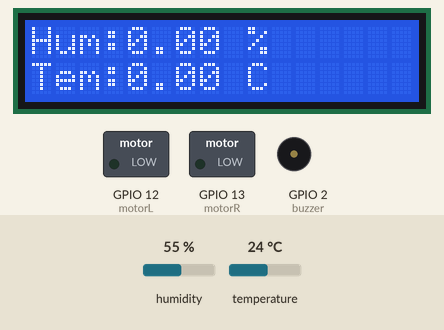
Simulated run of this sketch. Board: ESP32. Parts: 16×2 character LCD, switched loads named in the sketch (green lamp = pin HIGH), buzzer (waves = sounding). The test bench sets the inputs (shaded band); at power-on: temperature 24 °C, humidity 55 %. WiFi joins after 1.5 s; servers stay silent unless stated; what the sketch prints to the serial monitor is not drawn.

Above: at 2.8 s.
2.9 s: temperature set to 20.6 °C
At 6.6 s:
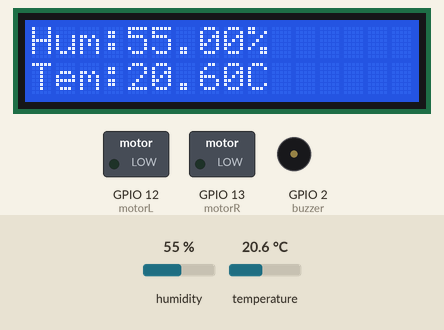
7.3 s: temperature set to 19.6 °C
At 8.2 s:
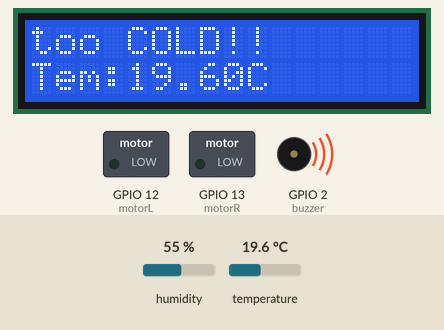
At 12.99 s:
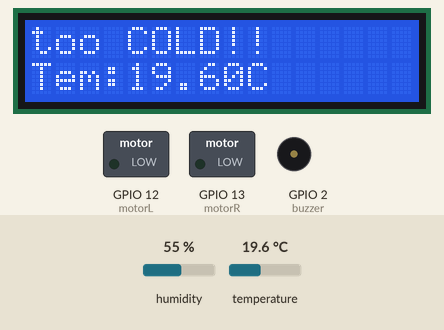
Timing chart, 0 to 13.1 s (numbered marks = the images above; inputs shaded):
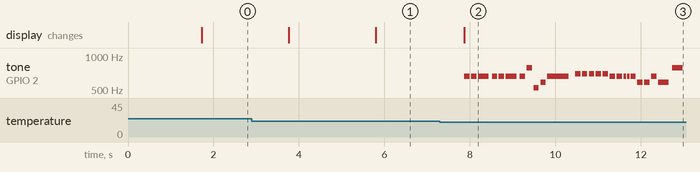

The sketch:

BookboxClimateCentry_completed.ino
```cpp
#include <Wire.h>
#include <LiquidCrystal_I2C.h>
#include "DHT.h"
#include <TridentTD_LineNotify.h>
#include "pitches.h"
#include <string.h>

//define for Line
#define SSID        "BinkEmb"//"KIT2002"  // ชื่อไวไฟ
#define PASSWORD    "3354776415"//"TP4KBTS7"  // รหัสไวไฟ
#define LINE_TOKEN  "33VLT5MnHmkqi8QfbnRHicNptxx2On0ETICOrAmkomN"  // token line

//initial DHT22 sensor
#define DHTPIN 14 //(D5)
#define DHTTYPE DHT22
float humidity,oldhum;
float temperature,oldtem;

DHT dht(DHTPIN,DHTTYPE);

//line notify
bool noti = false;
bool noti2 = false;

//initial LED monitor
LiquidCrystal_I2C lcd(0x27,16,2);

//initial fan module
int motorL = 12; //(D6)
int motorR = 13; //(D7)

//initial sound module
int buzzer = 2; //(D4)

//Hocwart
int melody[] = {
	REST, NOTE_D4,
  NOTE_G4, NOTE_AS4, NOTE_A4,
  NOTE_G4, NOTE_D5,
  NOTE_C5,
  NOTE_A4,
  NOTE_G4, NOTE_AS4, NOTE_A4,
  NOTE_F4, NOTE_GS4,
  NOTE_D4,
  NOTE_D4,

  NOTE_G4, NOTE_AS4, NOTE_A4,
  NOTE_G4, NOTE_D5,
  NOTE_F5, NOTE_E5,
  NOTE_DS5, NOTE_B4,
  NOTE_DS5, NOTE_D5, NOTE_CS5,
  NOTE_CS4, NOTE_B4,
  NOTE_G4,
  NOTE_AS4

};
int durations[] = {
	2, 4,
  4, 8, 4,
  2, 4,
  2,
  2,
  4, 8, 4,
  2, 4,
  1,
  4,

  4, 8, 4,
  2, 4,
  2, 4,
  2, 4,
  4, 8, 4,
  2, 4,
  1,
  4

};

//Christmas
int melody2[] = {
  NOTE_E5, NOTE_E5, NOTE_E5,
  NOTE_E5, NOTE_E5, NOTE_E5,
  NOTE_E5, NOTE_G5, NOTE_C5, NOTE_D5,
  NOTE_E5,
  NOTE_F5, NOTE_F5, NOTE_F5, NOTE_F5,
  NOTE_F5, NOTE_E5, NOTE_E5, NOTE_E5, NOTE_E5,
  NOTE_E5, NOTE_D5, NOTE_D5, NOTE_E5,
  NOTE_D5, NOTE_G5
};

int durations2[] = {
  8, 8, 4,
  8, 8, 4,
  8, 8, 8, 8,
  2,
  8, 8, 8, 8,
  8, 8, 8, 16, 16,
  8, 8, 8, 8,
  4, 4
};

//declare function
void checkTemp();
void checkHum();
void send_stick(bool notify,String mes,int hoc);
void make_noise(bool work,int melodies[],int dura[]);
void fan_console(bool work);
void lcd_display();

void setup() {
  // put your setup code here, to run once:
  Serial.begin(115200);
  Serial.println("Hello");

  //LCD monitor
  lcd.begin();
  lcd.setCursor(0,0);
  lcd.print("Hello LCD");
  lcd.setCursor(2,1);
  lcd.print("- connected");
  lcd.clear();

  //dht.setup(dhtport);
  dht.begin();

  //connect sound module
  pinMode(buzzer, OUTPUT);

  //connect fan module
  pinMode(motorL, OUTPUT);
  pinMode(motorR, OUTPUT);

  //connect to WiFi
  WiFi.begin(SSID, PASSWORD);
  Serial.printf("WiFi connecting to %s\n",  SSID);
  while (WiFi.status() != WL_CONNECTED)
  {
    Serial.print(".");
    delay(400);
  }
  Serial.printf("\nWiFi connected\nIP : ");
  Serial.println(WiFi.localIP());

  //connect LINE
  Serial.println(LINE.getVersion());
  LINE.setToken(LINE_TOKEN);
  noti = false;
  noti2 = false;

}

void loop() {

  float farenheit = dht.readTemperature(true);
  Serial.print("\tHumidity : ");
  Serial.print(humidity,1);
  Serial.print("\t\tTemp C : ");
  Serial.print(temperature,1);
  Serial.println(farenheit, 1);
  Serial.print("\t\tnoti = ");
  Serial.print(noti);
  Serial.print("\t\tnoti2 = ");
  Serial.println(noti2);

  lcd.setCursor(0, 0);
  lcd.print("Hum:     ");
  lcd.setCursor(4, 0);
  lcd.print(humidity);
  lcd.setCursor(9, 0);
  lcd.print("%");
  lcd.setCursor(0, 1);
  lcd.print("Tem:     ");
  lcd.setCursor(4, 1);
  lcd.print(temperature);
  lcd.setCursor(9, 1);
  lcd.print("C");
  oldtem = temperature;
  oldhum = humidity;
  checkTemp();
  checkHum();

  Serial.print("------------ after check -------------\n");
  Serial.print("\t\tnoti = ");
  Serial.print(noti);
  Serial.print("\t\tnoti2 = ");
  Serial.println(noti2);

  delay(2000);
}

void checkTemp()
{
  temperature = dht.readTemperature();

  //immediately temperature change
  if(abs(oldtem-temperature) > 10.0)
  {
    noti = false;
  }

  if(temperature > 26)
  {
    String message = "อากาศร้อน หนังสือกำลังจะละลาย";
    if(!noti)
    {
      Serial.println("Line sending ... (hot)");
      if(LINE.notify(message) == 0)
      {
        Serial.println("Line error");
      }
      //send_stick(noti,"อากาศร้อน หนังสือกำลังจะละลาย",1);
      noti = true;
    }

    Serial.println("Temperature too HIGH");

    lcd.clear();
    lcd.setCursor(0, 0);
    lcd.print("too HOT!!");
    lcd.setCursor(0, 1);
    lcd.print("Tem:     ");
    lcd.setCursor(4, 1);
    lcd.print(temperature);
    lcd.setCursor(9, 1);
    lcd.print("C");

    //use fan
    fan_console(true);

    //sound activate
    make_noise(true,melody,durations);
    delay(1500);
  }
  else if(temperature < 20)
  {
    String message = "หนาวเกิน หนังสือจะแข็งแหลว";
    if(!noti)
    {
      Serial.println("Line sending ... (cold)");
      if(LINE.notify(message) == 0)
      {
        Serial.println("Line error");
      }
      //send_stick(noti,"หนาวเกิน หนังสือจะแข็งแหลว",2);
      noti = true;
    }

    Serial.println("Temperature too LOW");

    lcd.clear();
    lcd.setCursor(0, 0);
    lcd.print("too COLD!!");

    lcd.setCursor(0, 1);
    lcd.print("Tem:     ");
    lcd.setCursor(4, 1);
    lcd.print(temperature);
    lcd.setCursor(9, 1);
    lcd.print("C");

    //not use fan
    fan_console(false);

    //sound activate
    make_noise(true,melody2,durations2);
    delay(1500);
  }
  else
  {
    noti = false;
    fan_console(false);
    make_noise(false,NULL,NULL);
  }

}

void checkHum()
{
  humidity = dht.readHumidity();

  //immediately humid change
  if(abs(oldhum-humidity) > 20.0)
  {
    noti2 = false;
  }

  if(humidity > 60)
  {
    String message = "ชุ่มฉ่ำเกิน จะจมน้ำแล้ว";
    if(!noti2)
    {
      Serial.println("Line sending ... (Wet)");
      if(LINE.notify(message) == 0)
      {
        Serial.println("Line error");
      }
      //send_stick(noti2,"ชุ่มฉ่ำเกิน จะจมน้ำแล้ว",4);
      noti2 = true;
    }

    Serial.println("humidity too HIGH");

    lcd.clear();
    lcd.setCursor(0, 0);
    lcd.print("too WET!!");

    lcd.setCursor(0, 1);
    lcd.print("Hum:     ");
    lcd.setCursor(4, 1);
    lcd.print(humidity);
    lcd.setCursor(9, 1);
    lcd.print("%");

    delay(2000);
  }
  else if(humidity < 40)
  {
    String message = "แห้งเกิน จะกรอบแล้ว";
    if(!noti2)
    {
      Serial.println("Line sending ... (dry)");
      if(LINE.notify(message) == 0)
      {
        Serial.println("Line error");
      }
      //send_stick(noti2,"แห้งเกิน จะกรอบแล้ว",3);
      noti2 = true;
    }

    Serial.println("humidity too LOW");

    lcd.clear();
    lcd.setCursor(0, 0);
    lcd.print("too DRY!!");

    lcd.setCursor(0, 1);
    lcd.print("Hum:     ");
    lcd.setCursor(4, 1);
    lcd.print(humidity);
    lcd.setCursor(9, 1);
    lcd.print("%");

    delay(2000);
  }
  else
  {
    noti2 = false;
  }
}

void send_stick(bool notify,String mes,int hoc)
{
  if(!notify)
  {
    LINE.notify(mes);
    if(hoc == 1)
    {
      //hot
      LINE.notifySticker(mes,11539,52114142);
    }
    else if(hoc == 2)
    {
      //cold
      LINE.notifySticker(mes,789,10894);
    }
    else if(hoc == 3)
    {
      //dry
      LINE.notifySticker(mes,466,2006);
    }
    else if(hoc == 4)
    {
      //soke
      LINE.notifySticker(mes,6359,11069854);
    }
    notify = true;
  }
}

void fan_console(bool work)
{
  if(work)
  {
    digitalWrite(motorL, LOW);
    digitalWrite(motorR, HIGH);
    delay(200);
    digitalWrite(motorL, HIGH);
    digitalWrite(motorR, LOW);
    delay(200);
  }
  else
  {
    digitalWrite(motorR, LOW);
    digitalWrite(motorL, LOW);
  }
}

void make_noise(bool work,int melodies[],int dura[])
{
  if(work)
  {
    int size = sizeof(durations) / sizeof(int);
    for (int note = 0; note < size; note++)
    {
      int duration = 1000 / dura[note];
      tone(buzzer, melodies[note], duration);

      int pauseBetweenNotes = duration * 1.30;
      delay(pauseBetweenNotes);
      noTone(buzzer);
    }
  }
  else
  {
    noTone(buzzer);
  }
}
```

Measured:
- the behaviour switches between 20 and 19.9 °C on temperature (found by bisection; images 1 and 2)
- after the input at 2.9 s, the display: first differs from a run without the input after 2.9 s (image 1)
- after the input at 7.3 s, tone on GPIO 2 (buzzer): plays 659 Hz for 0.12 s, 659 Hz for 0.12 s, 659 Hz for 0.25 s, 659 Hz for 0.12 s, 659 Hz for 0.12 s, 659 Hz for 0.25 s … (26 notes in this stretch), starting after 0.57 s; the display: changes after 0.57 s (image 2)
